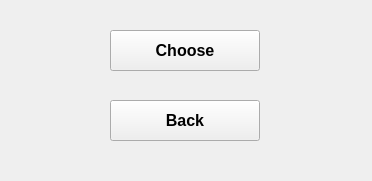
<?xml version="1.0" encoding="UTF-8"?>
<ui version="4.0">
 <class>Form</class>
 <widget class="QWidget" name="Form">
  <property name="geometry">
   <rect>
    <x>0</x>
    <y>0</y>
    <width>372</width>
    <height>181</height>
   </rect>
  </property>
  <property name="minimumSize">
   <size>
    <width>372</width>
    <height>181</height>
   </size>
  </property>
  <property name="maximumSize">
   <size>
    <width>372</width>
    <height>181</height>
   </size>
  </property>
  <property name="windowTitle">
   <string>自动绘画UI</string>
  </property>
  <widget class="QPushButton" name="add_btn">
   <property name="geometry">
    <rect>
     <x>110</x>
     <y>30</y>
     <width>150</width>
     <height>41</height>
    </rect>
   </property>
   <property name="font">
    <font>
     <family>Arial</family>
     <pointsize>12</pointsize>
     <weight>75</weight>
     <bold>true</bold>
    </font>
   </property>
   <property name="text">
    <string>Choose</string>
   </property>
  </widget>
  <widget class="QPushButton" name="back_btn">
   <property name="geometry">
    <rect>
     <x>110</x>
     <y>100</y>
     <width>150</width>
     <height>41</height>
    </rect>
   </property>
   <property name="font">
    <font>
     <family>Arial</family>
     <pointsize>12</pointsize>
     <weight>75</weight>
     <bold>true</bold>
    </font>
   </property>
   <property name="text">
    <string>Back</string>
   </property>
  </widget>
 </widget>
 <resources/>
 <connections/>
</ui>
